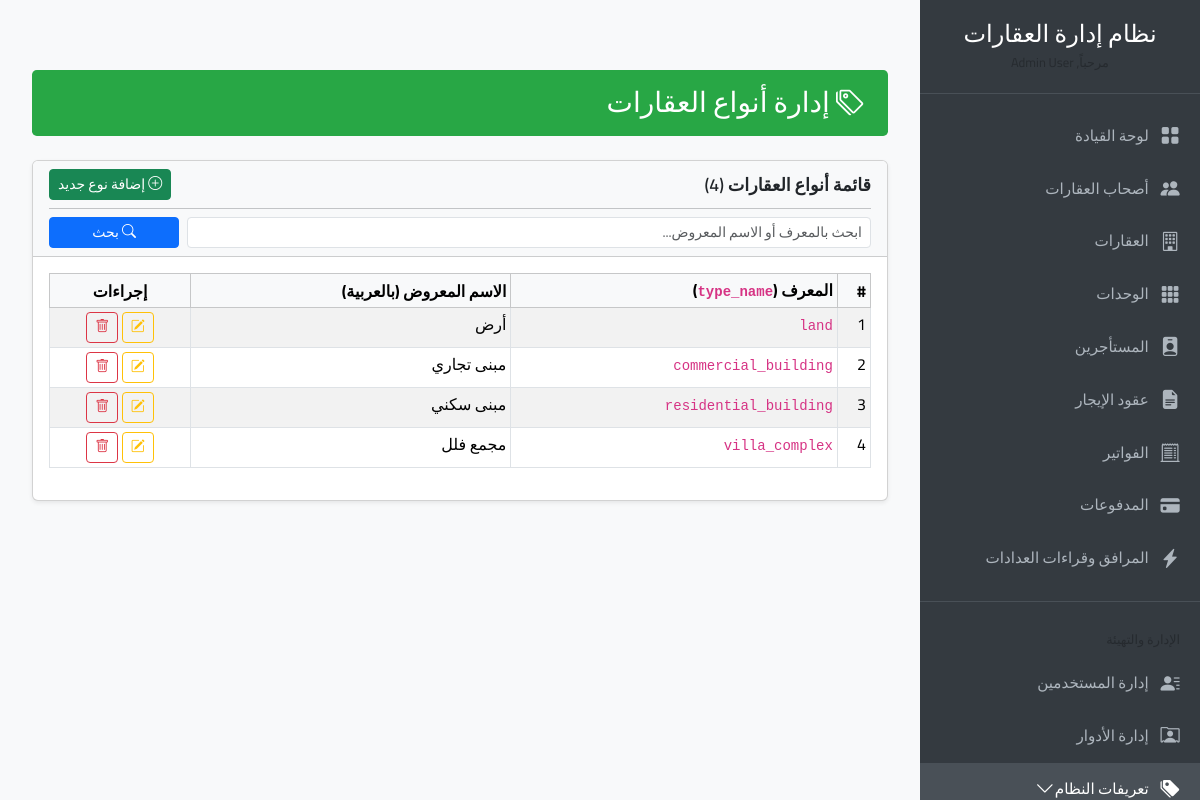
Page /property_types/index.php (signed in) on the committed database.
### tables this page shows
CREATE TABLE `property_types` (
  `id` int(11) NOT NULL,
  `type_name` varchar(100) NOT NULL,
  `display_name_ar` varchar(150) NOT NULL
);

### includes/functions.php (called while the page is built, shortened)
<?php
function generate_csrf_token() {
    return $_SESSION['csrf_token'];
}
function base_url($path = '') {
    return rtrim(APP_BASE_URL, '/') . '/' . ltrim($path, '/');
}
function esc_attr($string) {
    return htmlspecialchars((string)$string, ENT_QUOTES, 'UTF-8');
}
function esc_html($string) {
    return htmlspecialchars((string)$string, ENT_NOQUOTES, 'UTF-8');
}
?>

### property_types/index.php (the view, shortened to what this page needs)
<?php
$page_title = "إدارة أنواع العقارات";
require_once __DIR__ . '/../db_connect.php';
require_once __DIR__ . '/../includes/functions.php';
require_once __DIR__ . '/../includes/header_resources.php';
require_once __DIR__ . '/../includes/navigation.php';
$current_page_ptype = isset($_GET['page']) && filter_var($_GET['page'], FILTER_VALIDATE_INT, ['options' => ['min_range' => 1]]) ? (int)$_GET['page'] : 1;
$items_per_page_ptype = defined('ITEMS_PER_PAGE_INT') ? ITEMS_PER_PAGE_INT : 10;
$offset_ptype = ($current_page_ptype - 1) * $items_per_page_ptype;
$search_term_ptype = isset($_GET['search']) ? sanitize_input($_GET['search']) : '';
$search_query_part_ptype = '';
$params_for_data_ptype = [];
$types_for_data_ptype = "";
$total_sql_ptype = "SELECT COUNT(*) as total FROM property_types" . $search_query_part_ptype;
$stmt_total_ptype = $mysqli->prepare($total_sql_ptype);
$total_property_types = 0;
if ($stmt_total_ptype) {
    $stmt_total_ptype->execute();
    $total_result_ptype = $stmt_total_ptype->get_result();
    $total_property_types = ($total_result_ptype && $total_result_ptype->num_rows > 0) ? $total_result_ptype->fetch_assoc()['total'] : 0;
} else {
    error_log("SQL Prepare Error for counting property types: " . $mysqli->error);
}
$sql_ptype = "SELECT * FROM property_types" . $search_query_part_ptype . " ORDER BY display_name_ar ASC LIMIT ? OFFSET ?";
$current_data_params_ptype = $params_for_data_ptype;
$current_data_params_ptype[] = $items_per_page_ptype;
$current_data_params_ptype[] = $offset_ptype;
$current_data_types_ptype = $types_for_data_ptype . 'ii';
$property_types_list_page = [];
$stmt_ptype = $mysqli->prepare($sql_ptype);
if ($stmt_ptype) {
    if (!empty($current_data_params_ptype) && $current_data_types_ptype !== 'ii') {
        $stmt_ptype->bind_param($current_data_types_ptype, ...$current_data_params_ptype);
    } else {
        $stmt_ptype->bind_param('ii', $items_per_page_ptype, $offset_ptype);
    }
    $stmt_ptype->execute();
    $result_ptype = $stmt_ptype->get_result();
    $property_types_list_page = ($result_ptype && $result_ptype->num_rows > 0) ? $result_ptype->fetch_all(MYSQLI_ASSOC) : [];
} else {
    error_log("SQL Prepare Error for fetching property types: " . $mysqli->error);
}
$csrf_token = generate_csrf_token();
?>
<div class="container-fluid">
    <div class="content-header">
        <h1><i class="bi bi-tags"></i> <?php echo esc_html($page_title); ?></h1>
    </div>
    <div class="card shadow-sm">
        <div class="card-header bg-light">
            <div class="d-flex justify-content-between align-items-center">
                <h5 class="card-title mb-0">قائمة أنواع العقارات (<?php echo $total_property_types; ?>)</h5>
                <button type="button" class="btn btn-success btn-sm" data-bs-toggle="modal" data-bs-target="#propertyTypeModal" onclick="preparePropertyTypeModal('add_property_type')">
                    <i class="bi bi-plus-circle"></i> إضافة نوع جديد
                </button>
            </div>
            <hr class="my-2">
            <form method="GET" action="<?php echo base_url('property_types/index.php'); ?>" class="row gx-2 gy-2 align-items-center">
                <div class="col-md-10 col-sm-8">
                    <input type="text" id="search_property_types_page" name="search" class="form-control form-control-sm" placeholder="ابحث بالمعرف أو الاسم المعروض..." value="<?php echo esc_attr($search_term_ptype); ?>">
                </div>
                <div class="col-md-2 col-sm-4">
                    <button type="submit" class="btn btn-primary btn-sm w-100"><i class="bi bi-search"></i> بحث</button>
                </div>
            </form>
        </div>
        <div class="card-body">
            <?php if (empty($property_types_list_page) && !empty($search_term_ptype)): ?>
                <div class="alert alert-warning text-center">لا توجد نتائج بحث تطابق "<?php echo esc_html($search_term_ptype); ?>".</div>
            <?php elseif (empty($property_types_list_page)): ?>
                <div class="alert alert-info text-center">لا توجد أنواع عقارات مسجلة حالياً. يمكنك <a href="#" data-bs-toggle="modal" data-bs-target="#propertyTypeModal" onclick="preparePropertyTypeModal('add_property_type')">إضافة نوع جديد</a>.</div>
            <?php else: ?>
            <div class="table-responsive">
                <table class="table table-striped table-hover table-bordered table-sm">
                    <thead class="table-light">
                        <tr>
                            <th>#</th>
                            <th>المعرف (<code>type_name</code>)</th>
                            <th>الاسم المعروض (بالعربية)</th>
                            <th class="text-center">إجراءات</th>
                        </tr>
                    </thead>
                    <tbody>
                        <?php $row_num_ptype = ($current_page_ptype - 1) * $items_per_page_ptype + 1; ?>
                        <?php foreach ($property_types_list_page as $ptype_item): ?>
                        <tr>
                            <td><?php echo $row_num_ptype++; ?></td>
                            <td><code><?php echo esc_html($ptype_item['type_name']); ?></code></td>
                            <td><?php echo esc_html($ptype_item['display_name_ar']); ?></td>
                            <td class="text-center">
                                <button type="button" class="btn btn-sm btn-outline-warning"
                                        onclick="preparePropertyTypeModal('edit_property_type', <?php echo htmlspecialchars(json_encode($ptype_item), ENT_QUOTES, 'UTF-8'); ?>)"
                                        data-bs-toggle="modal" data-bs-target="#propertyTypeModal"
                                        title="تعديل نوع العقار">
                                    <i class="bi bi-pencil-square"></i>
                                </button>
                                <button type="button" class="btn btn-sm btn-outline-danger sweet-delete-btn delete-property-type-btn"
                                        data-id="<?php echo $ptype_item['id']; ?>"
                                        data-name="<?php echo esc_attr($ptype_item['display_name_ar']); ?>"
                                        data-delete-url="<?php echo base_url('property_types/actions.php?action=delete_property_type&id=' . $ptype_item['id'] . '&csrf_token=' . $csrf_token); ?>"
                                        data-additional-message="ملاحظة: لا يمكن حذف نوع العقار إذا كان مستخدماً في أي عقارات حالية."
                                        title="حذف نوع العقار">
                                    <i class="bi bi-trash"></i>
                                </button>
                            </td>
                        </tr>
                        <?php endforeach; ?>
                    </tbody>
                </table>
            </div>
            <?php endif; ?>
        </div>
    </div>
</div>
</div>
<?php require_once __DIR__ . '/../includes/footer_resources.php'; ?>

### includes/header_resources.php (style rules this page uses)
body { font-family: 'Cairo', sans-serif; background-color: #f8f9fa; overflow-x: hidden; }
.content-header { background-color: #28a745; color: white; padding: 1rem 1.5rem; margin-bottom: 1.5rem; border-radius: 0.3rem; }
.content-header h1 { margin: 0; font-size: 1.75rem; }
.card-header h5.card-title { font-size: 1.1rem; font-weight: 600; }

### rows in the picture
property_types: type_name "land", display_name_ar "أرض"
property_types: type_name "commercial_building", display_name_ar "مبنى تجاري"
property_types: type_name "residential_building", display_name_ar "مبنى سكني"
property_types: type_name "villa_complex", display_name_ar "مجمع فلل"

### other values in the picture
$app_display_name_nav "نظام إدارة العقارات"
$page_title "إدارة أنواع العقارات"
$total_property_types "4"
